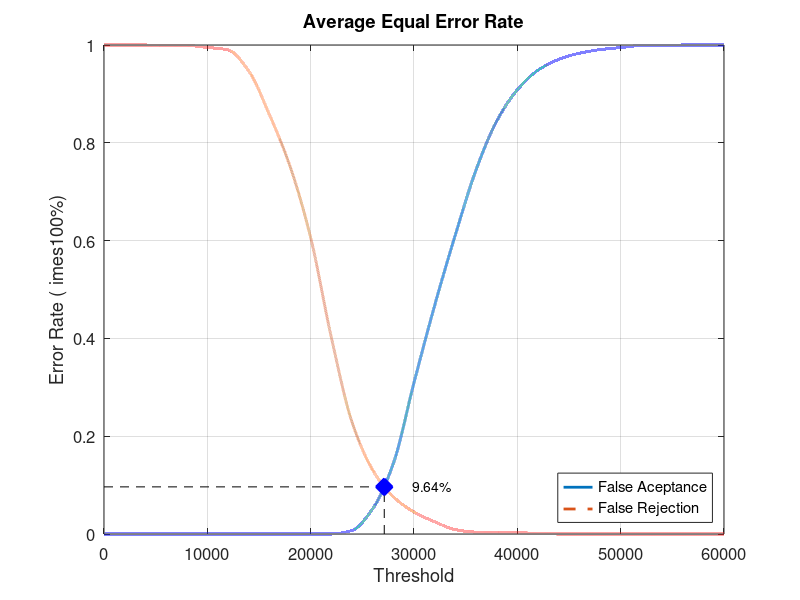
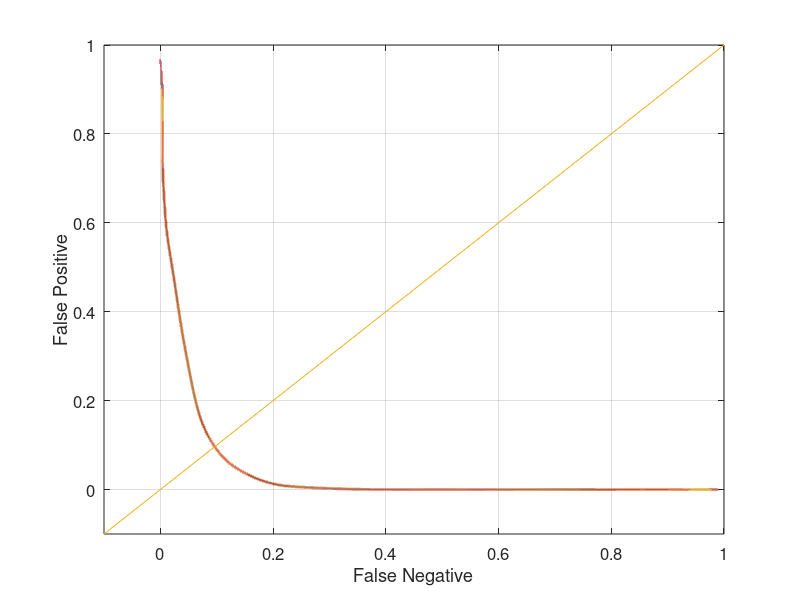

These charts were generated, in order, by the following MATLAB code:
close all;
clear;
clc;
x = 0:2000:60000;
xq = 0:0.5:60000;

y0 = [0 0 0 0 0 0 0 0 0 0 0 0 0.00736842 0.0515789 0.144211 0.309474 0.467368 0.611579 0.744211 0.844211 0.908421 0.948421 0.970526 0.983158 0.990526 0.994737 0.998947 0.998947 1 1 1]
yy0 = interp1(x, y0, xq, 'pchip');
y1 = [1 1 1 0.999 0.999 0.995 0.99 0.947 0.858 0.752 0.606 0.402 0.229 0.131 0.076 0.045 0.025 0.009 0.004 0.004 0.003 0.001 0 0 0 0 0 0 0 0 0]
yy1 = interp1(x, y1, xq, 'pchip');

% Calculating EER: 
y2 = abs(y0 - y1);
find(y2 == min(y2))
yy2 = abs(yy0 - yy1);
xEER = find(yy2 == min(yy2));
xEERIndex = xq(xEER) % X-axis EER
yEER = yy0(xEER) % Y-axis EER

main = figure
plot(xq, yy0,'-','LineWidth', 2);	hold on
plot(xq, yy1,'--','LineWidth', 2);	hold on
plot([xEERIndex xEERIndex], [0 yEER], 'k--');	hold on
plot([0 xEERIndex], [yEER yEER], 'k--');	hold on
plot(xEERIndex, yEER, 'bx', 'LineWidth', 10);	hold on
text(xEERIndex + 10 * xEERIndex / 100, yEER, [num2str(round((10000 * yEER)) / 100) '%'])
legend('False Aceptance', 'False Rejection', 'Location', 'SouthEast')
xlabel('Threshold')
ylabel('Error Rate (	imes100%)')
title('Average Equal Error Rate')
set(gca, 'FontSize', 12)
axis([0 60000 0 1])
grid on

print(main, 'Database3AverageMain', '-dpng');
FNRxFPR = figure('Color', [1 1 1]);
plot(yy1, yy0, '-', yy1, yy0, 'LineWidth', 2);
hold on
y = -0.1:0.1:1
plot(y, y); 
set(gca, 'FontSize', 12)
xlabel('False Negative')
ylabel('False Positive')
axis([-0.1 1 -0.1 1])
set(gca, 'FontSize', 12)
grid on

print(FNRxFPR, 'Database3AverageFNRxFPR','-dpng');
